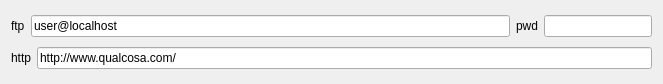
<ui version="4.0" >
 <class>Form</class>
 <widget class="QWidget" name="Form" >
  <property name="geometry" >
   <rect>
    <x>0</x>
    <y>0</y>
    <width>663</width>
    <height>84</height>
   </rect>
  </property>
  <property name="windowTitle" >
   <string>Form</string>
  </property>
  <layout class="QVBoxLayout" >
   <item>
    <layout class="QHBoxLayout" >
     <item>
      <widget class="QLabel" name="lbl_ftp" >
       <property name="text" >
        <string>ftp</string>
       </property>
      </widget>
     </item>
     <item>
      <widget class="QLineEdit" name="ledit_ftp" >
       <property name="text" >
        <string>user@localhost</string>
       </property>
      </widget>
     </item>
     <item>
      <widget class="QLabel" name="lbl_pwd" >
       <property name="text" >
        <string>pwd</string>
       </property>
      </widget>
     </item>
     <item>
      <widget class="QLineEdit" name="ledit_pwd" >
       <property name="sizePolicy" >
        <sizepolicy vsizetype="Fixed" hsizetype="Minimum" >
         <horstretch>0</horstretch>
         <verstretch>0</verstretch>
        </sizepolicy>
       </property>
       <property name="echoMode" >
        <enum>QLineEdit::Password</enum>
       </property>
      </widget>
     </item>
    </layout>
   </item>
   <item>
    <layout class="QHBoxLayout" >
     <item>
      <widget class="QLabel" name="lbl_http" >
       <property name="text" >
        <string>http</string>
       </property>
      </widget>
     </item>
     <item>
      <widget class="QLineEdit" name="ledit_http" >
       <property name="text" >
        <string>http://www.qualcosa.com/</string>
       </property>
      </widget>
     </item>
    </layout>
   </item>
  </layout>
 </widget>
 <resources/>
 <connections/>
</ui>
